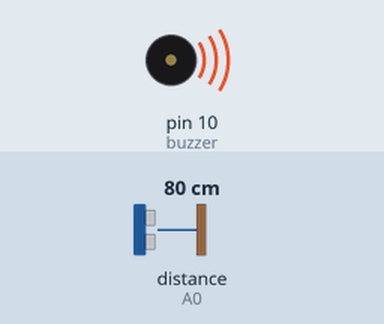
The sketch below on a simulated Arduino Uno, built with avr-gcc and run on an emulated ATmega328P. On the bench: buzzer (waves = sounding). Wiring (inferred from the names in the program): ultrasonic range finder: trigger A1; echo A0. Inputs (shaded band) come from the test bench; at power-on: distance to the obstacle (sensor on A0) 80 cm. The echo pulse lasts 58.3 µs per cm; what the sketch prints to the serial monitor is not drawn.

Above: at 0.1 s.
Timing chart, 0 to 1.6 s (numbered marks = the images above):
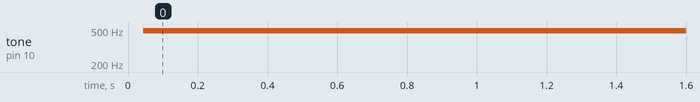

The sketch:

interrupts.ino
```cpp
#define buzzer 10 //connecting buzzer to pin 10
#define echoPin A0
#define trigPin A1

bool BUZZER_STATE = false;
long duration;
int distance;
int p = 50; // pwm value, 50% duty cycle

void setup()
{
  pinMode(trigPin, OUTPUT); // Sets the trigPin as an OUTPUT
  pinMode(echoPin, INPUT); // Sets the echoPin as an INPUT
  pinMode(buzzer, OUTPUT);  //setting up buzzer pin as output
  Serial.begin(9600); // // Serial Communication is starting with 9600 of baudrate speed

  TCCR1A = 0;
  TCCR2B = 0;
  TCCR2B |= B00000100; // prescaler = 256
                       // 1/(16 MHz/256)*10 = 0.16 ms = 160 us
  TIMSK2 |= B00000100; // enable compare match B

//  TCCR2B |= B00000100; // prescaler = 64
//                       // 1/(16 MHz/64)*14 = 56 us
//  TIMSK2 |= B00000100;
  sei();
}

void loop()
{
  OCR2B = 10; // 6kHz
  // OCR2B = 14; // 18 kHz

  digitalWrite(trigPin, LOW);
  delayMicroseconds(2);
  digitalWrite(trigPin, HIGH);
  delayMicroseconds(10);
  digitalWrite(trigPin, LOW);

  duration = pulseIn(echoPin, HIGH);
  distance = duration*0.034/2;
  Serial.print(distance);
  Serial.println(" cm");
  delay(250);

}

ISR(TIMER2_COMPB_vect) {
  BUZZER_STATE = !BUZZER_STATE;
  digitalWrite(buzzer, BUZZER_STATE);
}
```

Measured:
- by itself, tone on pin 10 (buzzer): silent → 490 Hz at 0.04 s
